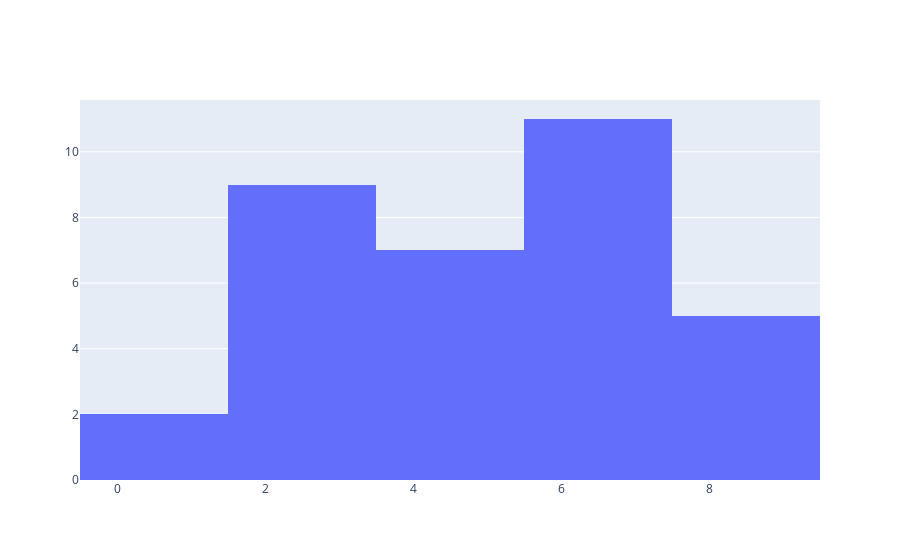

The cell this chart's notebook holds for it:
### Code cell
fig= go.Figure(data = [go.Histogram(x=x)])
fig.show()

### Figure 1 — Plotly figure (JSON) as saved in the notebook; plotly's stock layout.template omitted (floating-point values rounded to 4 significant figures)
{"data": [{"type": "histogram", "x": [1, 2, 3, 4, 5, 6, 7, 8, 9, 5, 7, 2, 6, 3, 7, 3, 8, 4, 7, 3, 7, 3, 6, 3, 8, 9, 0, 7, 6, 5, 4, 2, 5, 7]}], "layout": {"autosize": true, "xaxis": {"autorange": true, "range": [-0.5, 9.5], "type": "linear"}, "yaxis": {"autorange": true, "range": [0, 11.58]}}}
